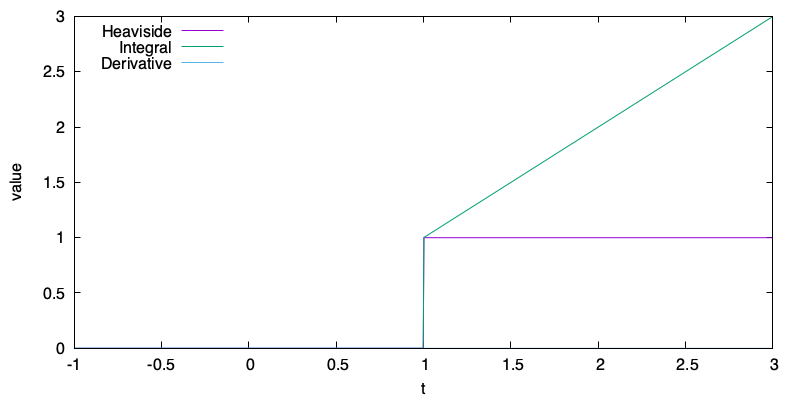

Generate this figure with gnuplot:
set terminal pngcairo size 800,400
set output "heaviside_all.png"
set key left top
set xlabel "t"
set ylabel "value"
plot "heaviside_data.dat" using 1:2 with lines title "Heaviside", "heaviside_data.dat" using 1:3 with lines title "Integral", "heaviside_data.dat" using 1:4 with lines title "Derivative"
